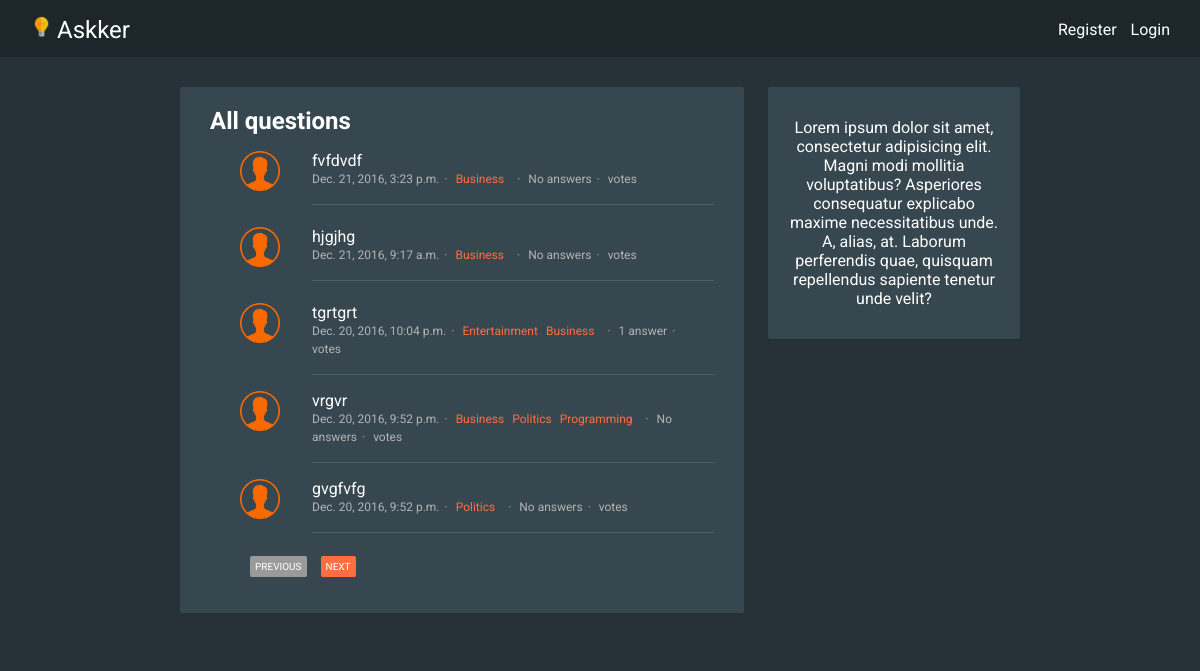
Before: / with the older database file.
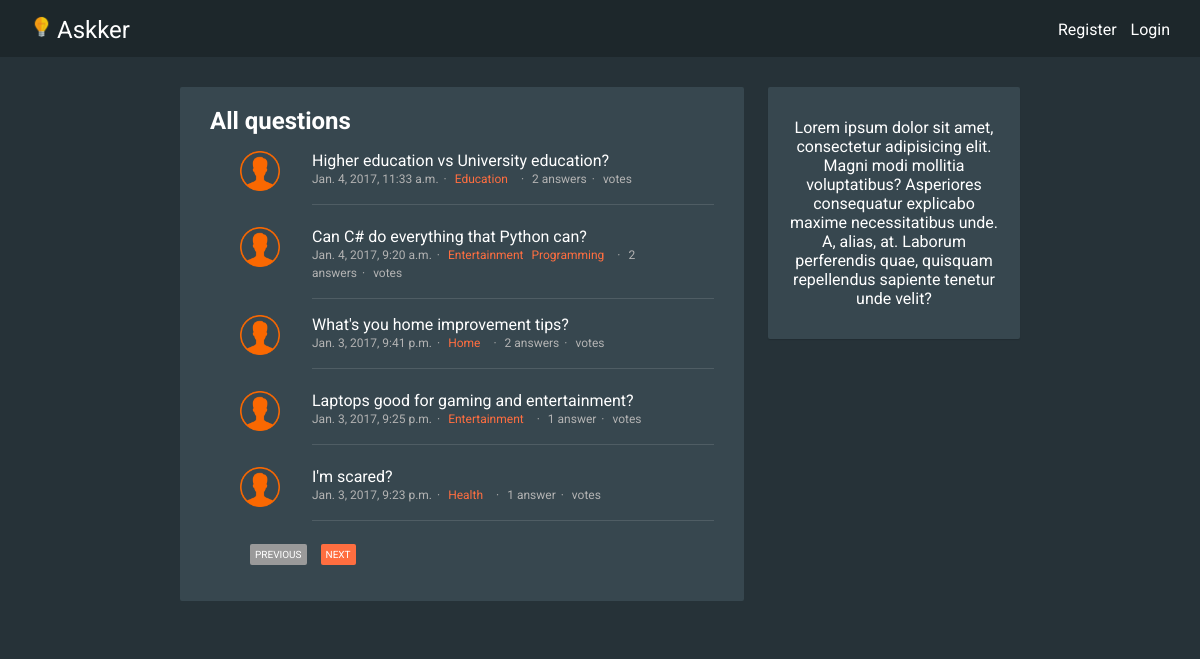
After: the same page with the newer database file.
### questions/models.py (models this page shows, shortened)
class Question(models.Model):
    topics = models.ManyToManyField('questions.Topic', related_name="questions")
    title = models.CharField(max_length=50)
    body = models.CharField(max_length=200)
    author = models.ForeignKey(User, default="")
    slug = models.SlugField(default="")
    created_at = models.DateTimeField(default=timezone.now)
    votes = VotableManager()

class Topic(models.Model):
    name = models.CharField(max_length=20)
    slug = models.SlugField()

### questions/views/question_list.py (the view)
# urls.py: url(r'^$', QuestionListView.as_view(), name="index"),
class QuestionListView(QuestionPaginationMixin, ListView):
    template_name = "questions/question_list.html"
    context_object_name = "questions"
    _page = None
    def get_context_data(self, **kwargs):
        data = super(QuestionListView, self).get_context_data(**kwargs)
        data["question_count_all"] = Question.objects.all().count()
        data["topic_list"] = Topic.objects.all().annotate(question_count=Count("questions"))
        data["page"] = self._page
        return data
    def get_queryset(self):
        q = Question.objects.all().order_by('-created_at')
        q = q.annotate(answers_count=Count("answers"))
        page_number = self.request.GET.get("page")
        page, data = self.paginate_questions(q, page_number)
        self._page = page
        return data

### questions/views/mixins/paginate.py (called while the page is built)
    def paginate_questions(self, queryset, page_number):
        paginator = Paginator(queryset, self._questions_per_page)
        try:
            page = paginator.page(page_number)
        except PageNotAnInteger:
            page = paginator.page(1)
        except EmptyPage:
            page = paginator.page(paginator.num_pages)
        return page, page.object_list

### templates/questions/question_list.html
{% extends "body.html" %}
{% block content %}
    <div class="question-list">
        <h2 class="question-list__title">All questions</h2>
        <ul class="question-list__list">
            {% for question in questions %}
                <li class="question">
                    <div class="question__author">
                        <a class="question__author-link" href=""><img class="question__author-avatar" width="40" height="40" src="/static/img/user.png" alt=""></a>
                    </div>
                    <div class="question__content">
                        <div class="question__title">
                            <a href="{% url "question_detail" question_slug=question.slug %}">{{ question.title }}</a>
                        </div>
                        <div class="question__meta">
                            <span class="question__meta-item">{{ question.created_at }}</span>
                            <span class="question__meta-item">
                                {% for topic in question.topics.all %}
                                    <a href="{% url "topic_detail" topic_slug=topic.slug %}" class="question__topic-link link--orange">{{ topic.name }}</a>
                                {% endfor %}
                            </span>
                            {% if question.answers.count > 1 %}
                                <span class="question__meta-item">{{ question.answers.count }} answers</span>
                            {% elif question.answers.count == 1 %}
                                <span class="question__meta-item">{{ question.answers.count }} answer</span>
                            {% else %}
                                <span class="question__meta-item">No answers</span>
                            {% endif %}
                            {% if question.votes.count == 1 %}
                                <span class="question__meta-item">{{  question.votes.count }} vote</span>
                            {% else %}
                                 <span class="question__meta-item">{{ question.votes.count }} votes</span>
                            {% endif %}
                        </div>
                    </div>
                </li>
            {% endfor %}
        </ul>
        <ul class="pagination">
            <li class="pagination__item {% if not page.has_previous %}disabled{% endif %}">
                <a class="pagination__button" href="{% if page.has_previous %}?page={{ page.previous_page_number }}{% else %}#{% endif %}">Previous</a>
            </li>
            <li class="pagination__item {% if not page.has_next %}disabled{% endif %}">
                <a class="pagination__button" href="{% if page.has_next %}?page={{ page.next_page_number }}{% else %}#{% endif %}">Next</a>
            </li>
        </ul>
    </div>
{% endblock %}

Changed rows visible on the page:
removed Question: title "fvfdvdf", created_at "Dec. 21, 2016, 3:23 p.m.", shows "No answers"
no longer on this page (row unchanged): Topic: name "Business"
removed Question: title "hjgjhg", created_at "Dec. 21, 2016, 9:17 a.m.", shows "No answers"
removed Question: title "tgrtgrt", created_at "Dec. 20, 2016, 10:04 p.m.", answers.count "1", Topic (name "Entertainment")
removed Question: title "vrgvr", created_at "Dec. 20, 2016, 9:52 p.m.", shows "No answers", Topic (name "Programming")
no longer on this page (row unchanged): Topic: name "Politics"
removed Question: title "gvgfvfg", created_at "Dec. 20, 2016, 9:52 p.m.", shows "No answers"
added Question: title "Higher education vs University education?", created_at "Jan. 4, 2017, 11:33 a.m.", answers.count "2"
now on this page (row unchanged): Topic: name "Education", shown under "Higher education vs University education?"
added Question: title "Can C# do everything that Python can?", created_at "Jan. 4, 2017, 9:20 a.m.", answers.count "2", Topic (name "Entertainment"), Topic (name "Programming")
added Question: title "What's you home improvement tips?", created_at "Jan. 3, 2017, 9:41 p.m.", answers.count "2"
now on this page (row unchanged): Topic: name "Home", shown under "What's you home improvement tips?"
added Question: title "Laptops good for gaming and entertainment?", created_at "Jan. 3, 2017, 9:25 p.m.", answers.count "1", Topic (name "Entertainment")
added Question: title "I'm scared?", created_at "Jan. 3, 2017, 9:23 p.m.", answers.count "1"
now on this page (row unchanged): Topic: name "Health", shown under "I'm scared?"
